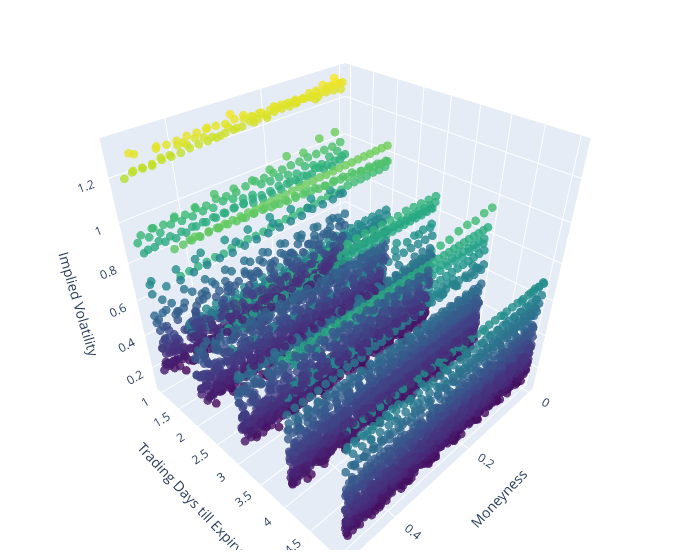

The cell this chart's notebook holds for it:
### Code cell
import pandas as pd
import plotly.graph_objects as go

# Create a copy of pd_merged
filtered_df_c_copy = filtered_df_c.copy()

# Convert the string to a pandas Timestamp
date = pd.Timestamp('2019-01-11')

# Use the copy for the filtering
pd_merged_3 = filtered_df_c_copy[(filtered_df_c_copy["tau"] <= 10) & (filtered_df_c_copy['cp_flag'] == 'C')]
# Filter the DataFrame for the 'NVDA' ticker and the specific date
df_nvda = pd_merged_3[(pd_merged_3['Ticker'] == 'AMZN')]

# Create a 3D scatter plot
fig = go.Figure(data=[go.Scatter3d(
    x=df_nvda['moneyness'],
    y=df_nvda['tau'],
    z=df_nvda['impl_volatility'],
    mode='markers',
    marker=dict(
        size=3,
        color=df_nvda['impl_volatility'],  # set color to an array/list of desired values
        colorscale='Viridis',   # choose a colorscale
        opacity=0.8
    )
)])

# Set labels
fig.update_layout(scene = dict(
                    xaxis_title='Moneyness',
                    yaxis_title='Trading Days till Expiry',
                    zaxis_title='Implied Volatility'),
                    width=700,
                    margin=dict(r=20, b=10, l=10, t=10))

fig.show()

### Figure 1 — Plotly figure (JSON) as saved in the notebook; plotly's stock layout.template omitted (floating-point values rounded to 4 significant figures; data arrays with more than 128 entries replaced by an {"elided": "..."} marker saying what was removed)
{"data": [{"marker": {"color": {"elided": "5839 float values"}, "colorscale": [[0, "#440154"], [0.1111, "#482878"], [0.2222, "#3e4989"], [0.3333, "#31688e"], [0.4444, "#26828e"], [0.5556, "#1f9e89"], [0.6667, "#35b779"], [0.7778, "#6ece58"], [0.8889, "#b5de2b"], [1, "#fde725"]], "opacity": 0.8, "size": 3}, "mode": "markers", "type": "scatter3d", "x": {"elided": "5839 float values"}, "y": {"elided": "5839 int values"}, "z": {"elided": "5839 float values"}}], "layout": {"margin": {"b": 10, "l": 10, "r": 20, "t": 10}, "scene": {"xaxis": {"title": {"text": "Moneyness"}}, "yaxis": {"title": {"text": "Trading Days till Expiry"}}, "zaxis": {"title": {"text": "Implied Volatility"}}}, "width": 700}}
